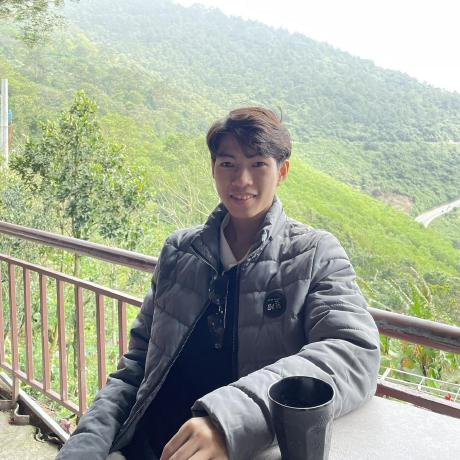
#> input picture ex2-test-img/img.jpg, 460 x 460 px
$ python code.py
#> lines starting #> are read from the running program, lines starting #| are printed output that depends on the picture
import cv2

image = cv2.imread('img.jpg')
#> image is the input picture: shape (460, 460, 3); mean B, G, R 153, 170.2, 162.8
image[:,:,0] = 0
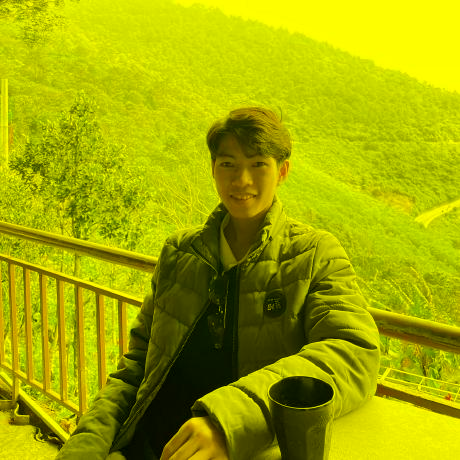
#> image: shape (460, 460, 3); mean B, G, R 0, 170.2, 162.8
image[:,:,1] = 0
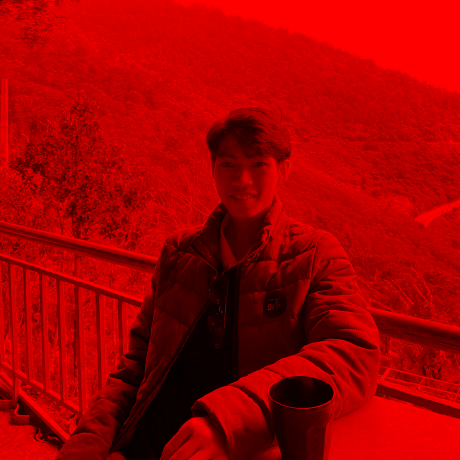
#> image: shape (460, 460, 3); mean B, G, R 0, 0, 162.8
image[:,:,2] = 0
#> image: shape (460, 460, 3); every value is 0
cv2.imshow('image', image)
cv2.waitKey(0)
